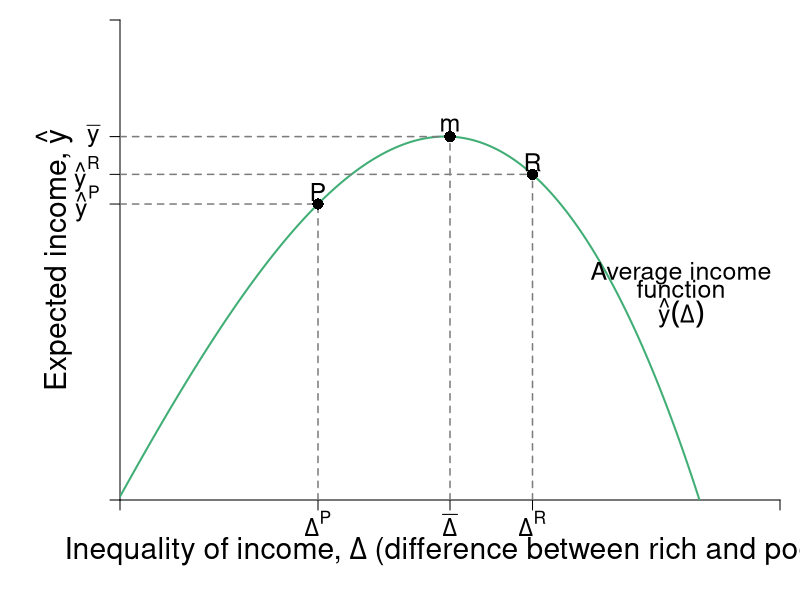

R code for this plot:
#Graph Designer: Simon Halliday & Riley Boeth '17 + Scott Cohn
#Authors: Bowles, Foley and Halliday
#Title: Coordination, Conflict and Competition: A Text in Microeconomics

library(shape)
pdf(file = "risk/risks_inequality_feasible.pdf", width = 10, height = 8)

#Set parameters for graphics
axislabelsize <- 1.8
labelsize <- 1.5
namesize <- 1.8
annotatesize <- 1.5
graphlinewidth <- 2
segmentlinewidth <- 1.5

COL <- c("#7fc97f", "#beaed4", "#fdc086", "#ffff99", "#386cb0", "#f0027f", "#bf5b17", "#666666")
COLA <- c("#e0f3db", "#99d8c9","#66c2a4","#41ae76", "#238b45", "#005824")
COLB <- c("#c6dbef", "#4eb3d3", "#2b8cbe", "#0868ac","#084081")
COLC <- c("#fcfbfd", "#efedf5", "#dadaeb", "#bcbddc", "#9e9ac8", "#807dba", "#6a51a3", "#54278f", "#3f007d")
grays <- gray.colors(25, start = 1, end = 0, alpha = 1)

#Edited the margins to cater for the larger LHS labels
par(mar =  c(5, 6, 1, 1))


#Indifference curves of a risk-averse homo economicus (2nd graph out of the two for 4.7)

indiffA <- function(x, ua=2) {
  ua + (1/12)*(x)^2
}

#Average income function 

avgwealth <- function(x,y){
  (1.08)*((-1/35)*(((-((.9)*x-36))^2))+36.8+((-1/10)*(x-4)+(-1/1000)*((x-3)^3)))
}

#Add limits on axes and levels of utility for each indifference curve
ylims <- c(0, 30)
xlims <- c(0, 40)

npts <- 501 
x <- seq(xlims[1], xlims[2], length.out = npts)
y <- seq(ylims[1], ylims[2], length.out = npts) 

plot(0, 0, xlim = xlims, ylim = ylims, type = "n",
     xlab = expression(paste("")),
     ylab = expression(paste("")), 
     xaxt = "n", 
     yaxt = "n", 
     cex.lab = axislabelsize, 
     bty = "n", 
     xaxs = "i", 
     yaxs = "i"
)


ticksx <- c(xlims[1], 12, 20, 25, xlims[2])
xlabels <- c(NA, expression(paste(Delta^P)), expression(paste(bar(Delta) )), expression(paste(Delta^R)), NA)
ticksy <- c(ylims[1], avgwealth(12), avgwealth(20), avgwealth(25), ylims[2])
ylabels <- c(NA, expression(paste(hat(y)^P)), expression(paste(bar(y) )), expression(paste(hat(y)^R)), NA)



axis(1,at = ticksx,  pos = 0, labels = xlabels, cex.axis = labelsize)
axis(2,at = ticksy,  pos = 0, labels = ylabels, las = 1, cex.axis = labelsize)

npts <- 500 
xx1 <- seq(xlims[1], xlims[2], length.out = npts)
xx2 <- seq(0, xlims[2], length.out = npts)
xx3 <- seq(xlims[1], 0, length.out = npts)
xx4 <- seq(-11, 0, length.out = npts)

lines(xx1, avgwealth(xx1), col = COLA[4], lwd = graphlinewidth)


#Axis labels and draw linear utility function
mtext(expression(paste("Inequality of income, ", Delta , " (difference between rich and poor)")), side = 1, line = 2.5, cex = axislabelsize)
text(-4, 0.5*ylims[2], expression(paste("Expected income, ", hat(y))), xpd = TRUE, cex = axislabelsize, srt = 90) 

#Label various points on line

segments(0, avgwealth(25), 25, avgwealth(25), lty = 2, col = grays[20], lwd = segmentlinewidth)
segments(25, 0, 25, avgwealth(25), lty = 2, col = grays[20], lwd = segmentlinewidth)
points(25, avgwealth(25), pch = 16, col = "black", cex = 1.5)
text(25, avgwealth(25) + 0.75, expression(paste(R)), cex = labelsize)

segments(0, avgwealth(20), 20, avgwealth(20), lty = 2, col = grays[20], lwd = segmentlinewidth)
segments(20, 0, 20, avgwealth(20), lty = 2, col = grays[20], lwd = segmentlinewidth)
points(20, avgwealth(20), pch = 16, col = "black", cex = 1.5)
text(20, avgwealth(20) + 0.75, expression(paste(m)), cex = labelsize)


segments(0, avgwealth(12), 12, avgwealth(12), lty = 2, col = grays[20], lwd = segmentlinewidth)
segments(12, 0, 12, avgwealth(12), lty = 2, col = grays[20], lwd = segmentlinewidth)
points(12, avgwealth(12), pch = 16, col = "black", cex = 1.5)
text(12, avgwealth(12) + 0.75, expression(paste(P)), cex = labelsize)


#Label average wealth curve and indifference curves generally

text(34, avgwealth(30)+1, expression(paste("Average income")), xpd = TRUE, cex = labelsize)
text(34, avgwealth(30), expression(paste("function")), xpd = TRUE, cex = labelsize)
text(34, avgwealth(30)-1.5, expression(paste(hat(y)(Delta) )), xpd = TRUE, cex = labelsize)



dev.off()
